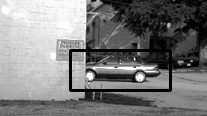
#> input picture 2016_MIT/HOG_SVM/data/images/test-im-1-nms.png, 207 x 116 px, given in place of the camera
$ python main.py --folder_name ../HOG_SVM/data/images   (Python 2 division)   (older library calls are emulated)
#> lines starting #> are read from the running program, lines starting #| are printed output that depends on the picture; after the words box and inside, x2 and y2 are one past the last pixel; in counts of white or black regions, pixels touching at a corner belong together
### 2016_MIT/Simple_Detection/motion_dictionary.py


class Motion_Dictionary():
	def __init__(self):
		self.motionDictionary ={}

		self.motionDictionary['Moving Down-Left' ]  = 1
		self.motionDictionary['Moving Down'      ]  = 2
		self.motionDictionary['Moving Down-Right']  = 3
		self.motionDictionary['Moving Left'      ]  = 4
		self.motionDictionary['Stationary'       ]  = 5
		self.motionDictionary['Moving Right'     ]  = 6
		self.motionDictionary['Moving Up-Left'   ]  = 7
		self.motionDictionary['Moving Up'        ]  = 8
		self.motionDictionary['Moving Up-Right'  ]  = 9

	# [4 lines left out: function check, not called in this run]


class Motion_3D_Dictionary():
	# [38 lines left out: functions __init__, check, not called in this run]

### 2016_MIT/Simple_Detection/path_dictionary.py
__author__ = '''Kent (Jin-Chun Chiu)'''

import numpy as np
from scipy.spatial.distance import euclidean
from fastdtw import fastdtw

##################################
# [*] Path Interpretation        #
##################################
#   up-left     up    up-right   #
#          7:14    8    9:15     #
#     left 4    5    6:0 right   #
#          1:11   2:10  3:13     #
# down-left    down   down-right #
##################################

class Path_DTW_Dictionary():
	def __init__(self):
		self.pathDictionary ={}
		# you could pre-difined some pattern there

		#self.pathDictionary['Slow Moving Down-Left'   ]  = [1,1,1,1,1,1,1,1]
		#self.pathDictionary['Slow Moving Down'        ]  = [2,2,2,2,2,2,2,2]
		#self.pathDictionary['Slow Moving Down-Right'  ]  = [3,3,3,3,3,3,3,3]
		#self.pathDictionary['Slow Moving Left'        ]  = [4,4,4,4,4,4,4,4]
		self.pathDictionary['Keeping Stationary'      ]  = [5,5,5,5,5,5,5,5]
		#self.pathDictionary['Slow Moving Right'       ]  = [6,6,6,6,6,6,6,6]
		#self.pathDictionary['Slow Moving Up-Left'     ]  = [7,7,7,7,7,7,7,7]
		#self.pathDictionary['Slow Moving Up'          ]  = [8,8,8,8,8,8,8,8]
		#self.pathDictionary['Slow Moving Up-Right'    ]  = [9,9,9,9,9,9,9,9]

		self.pathDictionary['Clockwise Circle'        ]  = [8,15,6,13,10,11,4,14]
		self.pathDictionary['Clockwise Circle.'       ]  = [15,6,13,10,11,4,14,8]
		self.pathDictionary['Clockwise Circle..'      ]  = [6,13,10,11,4,14,8,15]
		self.pathDictionary['Clockwise Circle...'     ]  = [13,10,11,4,14,8,15,6]
		self.pathDictionary['Clockwise Circle....'    ]  = [10,11,4,14,8,15,6,13]
		self.pathDictionary['Clockwise Circle....'    ]  = [11,4,14,8,15,6,13,10]
		self.pathDictionary['Clockwise Circle.....'   ]  = [4,14,8,15,6,13,10,11]
		self.pathDictionary['Clockwise Circle......'  ]  = [14,8,15,6,13,10,11,4]

		self.pathDictionary['Conter Clockwise Circle' ]  = [14,4,11,10,13,6,15,8]
		self.pathDictionary['Conter Clockwise Circle.' ]  = [4,11,10,13,6,15,8,14]
		self.pathDictionary['Conter Clockwise Circle..' ]  = [11,10,13,6,15,8,14,4]
		self.pathDictionary['Conter Clockwise Circle...' ]  = [10,13,6,15,8,14,4,11]
		self.pathDictionary['Conter Clockwise Circle....' ]  = [13,6,15,8,14,4,11,10]
		self.pathDictionary['Conter Clockwise Circle.....' ]  = [6,15,8,14,4,11,10,13]
		self.pathDictionary['Conter Clockwise Circle......' ]  = [15,8,14,4,11,10,13,6]
		self.pathDictionary['Conter Clockwise Circle.......' ]  = [8,14,4,11,10,13,6,15]


		self.pathDictionary['Horizontal Wave'         ]  = [4,0,4,0]
		self.pathDictionary['Vertical Wave'           ]  = [10,8,10,8]

	# [57 lines left out: functions search, search2, not called in this run]

### 2016_MIT/Simple_Detection/main.py
# USAGE
# python recognize.py --bounding-box "10,350,225,590"

# import the necessary packages
import numpy as np
import argparse
import imutils
import cv2
import motion_interpretation
from scipy.stats.mstats import mode as statics_mode
from motion_dictionary import Motion_Dictionary
from path_dictionary import Path_DTW_Dictionary
import fastdtw
import time

def get_args():
    '''This function parses and return arguments passed in'''
    # Assign description to the help doc
    parser = argparse.ArgumentParser(
        description=''' Script read both depth and rgb frames from kinetic
        and save them in Assigned Folder''')
    # Add arguments
    parser.add_argument(
        '-fn', '--folder_name', type=str, help='file name.txt', required=True)
    # Array for all arguments passed to script
    args = parser.parse_args()
    # Assign args to variables
    folder_name = args.folder_name
    # Return all variable values
    return folder_name

def sequence_container(inPut, seqLen):
    '''
    1. inPut = list or tuple or .... anything with len(),
    2. seqLen = limit the len,
    3. Use Scenario :
    '''
    if len(inPut)>seqLen:
        for i in range(seqLen):
            inPut[i]=inPut[i+1]
        del inPut[-1]
        return inPut
    else :
        return inPut

def red_finder(img):
    lowerBound = np.array([0,0,100])
    upperBound = np.array([62,62,255])
    # [*] Use RGB model
    mask = cv2.inRange(img, lowerBound, upperBound)
    # [*] Mask already be binary_picture .....

    # [*] Turn Gray
    gray = cv2.cvtColor(mask, cv2.COLOR_BAYER_GB2GRAY)
    blurred=cv2.blur(gray,(5,5))
    # Set 200, more than 200 ---> asain to 255
    (_, thresh) = cv2.threshold(blurred, 200, 255, cv2.THRESH_BINARY)
    kernel = cv2.getStructuringElement(cv2.MORPH_RECT, (3, 3))
    closed = cv2.morphologyEx(thresh, cv2.MORPH_CLOSE, kernel)
    # [*] MORPH_OPEN - an opening operation
    # [*] MORPH_CLOSE - a closing operation
    # [*] MORPH_GRADIENT - a morphological gradient
    # [*] MORPH_TOPHAT - 'top hat'
    # [*] MORPH_BLACKHAT - 'black hat'
    # [*] MORPH_HITMISS - 'hit and miss'
    # perform a series of erosions and dilations
    closed = cv2.erode(closed, None, iterations = 4)
    closed = cv2.dilate(closed, None, iterations = 4)
    return closed

def find_coutur_record(img):
	(_, cnts, _) = cv2.findContours(img.copy(), cv2.RETR_LIST, cv2.CHAIN_APPROX_SIMPLE)
	#
	clone = img.copy()
	cnts = sorted(cnts, key=cv2.contourArea, reverse=True)[:1]
	cv2.drawContours(clone, cnts, -1, (0, 255, 0), 2)
	cx = 0
	cy = 0
	if len(cnts)>0 :
		M = cv2.moments(cnts[-1])
		cx = int(M['m10']/M['m00'])
		cy = int(M['m01']/M['m00'])
	return clone,(cx,cy)

def from_cnt_cental(cnts):
	M = cv2.moments(cnts)
	cx = int(M['m10']/M['m00'])
	cy = int(M['m01']/M['m00'])
	return (cx,cy)


# Get the varoable from command line
folder_name=get_args()


camera = cv2.VideoCapture(0)

# initialize the total number of frames read thus far, a bookkeeping variable used to
# keep track of the number of consecutive frames a gesture has appeared in, along
# with the values recognized by the gesture detector
numFrames = 0
gesture = None
values = []
motionALL = []
motionSeq = []
motionLikehoodSeq = []
Dictionary = Motion_Dictionary()
PathDictionary = Path_DTW_Dictionary()
#init
PathRegStr = "None"
# keep looping
while True:
	# grab the current frame
	(grabbed, frame) = camera.read()
#> frame is the input picture: shape (116, 207, 3); min 0, max 255, mean 124.1
	# resize the frame and flip it so the frame is no longer a mirror view
	frame = imutils.resize(frame, width=600)
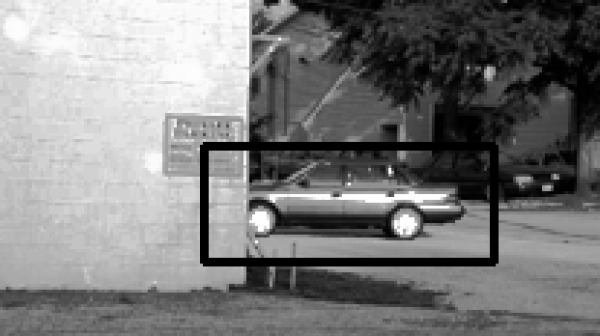
#> frame: shape (336, 600, 3); min 0, max 255, mean 124
	frame = cv2.flip(frame, 1)
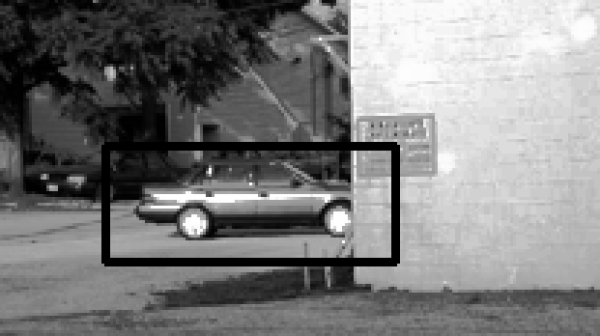
#> frame: shape (336, 600, 3); min 0, max 255, mean 124
	clone = frame.copy()
	(frameH, frameW) = frame.shape[:2]
#> frameH = 336; frameW = 600

	# extract the ROI, passing in right:left since the image is mirrored, then
	# blur it slightly
	roi = frame#[top:bot, right:left]
	#-------------------------------------#
	# Recognition or Tracking or Matching #
	#-------------------------------------#

	gray = cv2.cvtColor(roi, cv2.COLOR_BGR2GRAY)
	gray = cv2.GaussianBlur(gray, (5, 5), 0)

	img_red = red_finder(frame)
#> in red_finder, `mask = cv2.inRange(img, lowerBound, upperBound)`: mask: shape (336, 600); every value is 0
	img_red_check, point = find_coutur_record(img_red)
#> in find_coutur_record, `(_, cnts, _) = cv2.findContours(img.copy(), cv2.RETR_LIST, cv2.CHAIN_A..`: cnts = []
#> point = (0, 0)

	#------------------------#
	# After point extraction #
	#------------------------#
	# print point
	if point[0] != 0 and point[1] != 0:
	# process motion.interpreter
		if len(values)>2:
			last_point = values[-1][1]
			tmp_motion = motion_interpretation.interpreter(last_point,point)

			#
			motionALL.append(tmp_motion) # this is all motion
			motionSeq.append(tmp_motion) # this is time-segment motion
			# Compute the max_Likelihood
			motionSeq      = sequence_container(motionSeq,10)
			motionLikehood = statics_mode(motionSeq)[0]
			motionLikehoodSeq.append(motionLikehood)

			motionStr      = Dictionary.check(motionLikehood)

			print motionStr
			# %.2f = float with 2 dicimal
			cv2.putText(img_red_check, "The Hand is : %s" % (motionStr), (20, 20), cv2.FONT_HERSHEY_SIMPLEX, 0.75, (255, 255, 255), 3)
			if len(motionLikehoodSeq)>10:
				# put it in small LSTM or RNN for NPL
				# put it into DTW search/match
				PathRegStr_tmp = PathDictionary.search(motionLikehoodSeq[-10:])
				if PathRegStr_tmp == 'None':
					pass
				else:
					PathRegStr = PathRegStr_tmp
				pass # do some 3rd Recognition

		# update the whole_value
		values.append([numFrames,point])

		# [*] show the frame to our screen
	##cv2.imshow("Frame", clone)
	##cv2.imshow("red_finder", img_red)
	cv2.putText(img_red_check, "Last Path-Recog. : %s" % (PathRegStr), (20, 40), cv2.FONT_HERSHEY_SIMPLEX, 0.75, (255, 255, 255), 3)
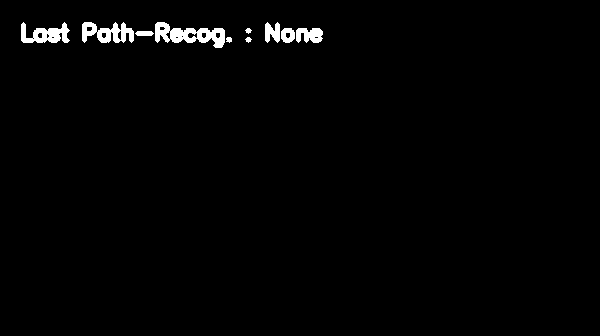
#> img_red_check: shape (336, 600); 1.5% white; 10 white regions, largest, box (x1, y1, x2, y2) and area: (155, 22, 225, 48) 917, (82, 22, 134, 43) 656, (21, 22, 70, 43) 594
	cv2.imshow("Cou", img_red_check)
	##cv2.imshow("CheckHSV", img_check)

	numFrames += 1
	key = cv2.waitKey(1) & 0xFF
#> (key q is pressed here)
	# if the 'q' key is pressed, stop the loop
	if key == ord("q"):
		break

with open(folder_name, 'w') as f:
    for s in values:
    	s = str(s)
        f.write(s + '\n')

#with open(the_filename, 'r') as f:
#    my_list = [line.rstrip('\n') for line in f]

# cleanup the camera and close any open windows
camera.release()
cv2.destroyAllWindows()

$ run again, on 2016_MIT/HOG_SVM/data/images/test-im-2-nms.png
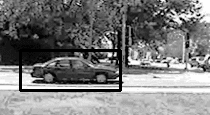
#> input picture 2016_MIT/HOG_SVM/data/images/test-im-2-nms.png, 210 x 115 px, given in place of the camera
#> frame is the input picture: shape (115, 210, 3); min 0, max 254, mean 123.2
#> `gray = cv2.GaussianBlur(gray, (5, 5), 0)`:
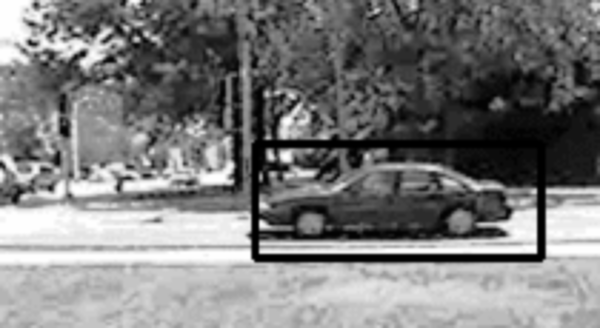
#> gray: shape (328, 600); min 0, max 254, mean 123.3
#> mask: shape (328, 600); every value is 0
#> cnts = []
#> point = (0, 0)
#> `cv2.putText(img_red_check, "Last Path-Recog. : %s" % (PathRegStr), (20..`:
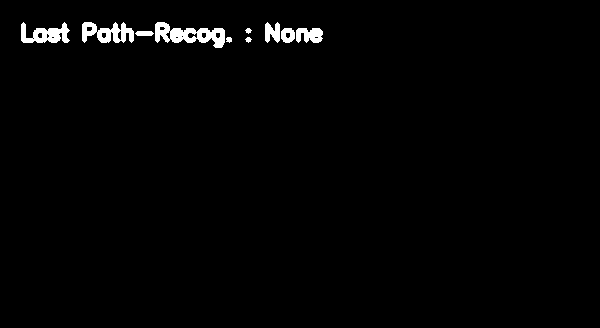
#> img_red_check: shape (328, 600); 1.5% white; 10 white regions, largest, box (x1, y1, x2, y2) and area: (155, 22, 225, 48) 917, (82, 22, 134, 43) 656, (21, 22, 70, 43) 594

$ run again, on 2016_MIT/HOG_SVM/data/images/test-im-3-nms.png
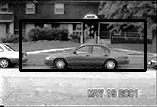
#> input picture 2016_MIT/HOG_SVM/data/images/test-im-3-nms.png, 157 x 107 px, given in place of the camera
#> frame is the input picture: shape (107, 157, 3); min 0, max 251, mean 119.9
#> `frame = cv2.flip(frame, 1)`:
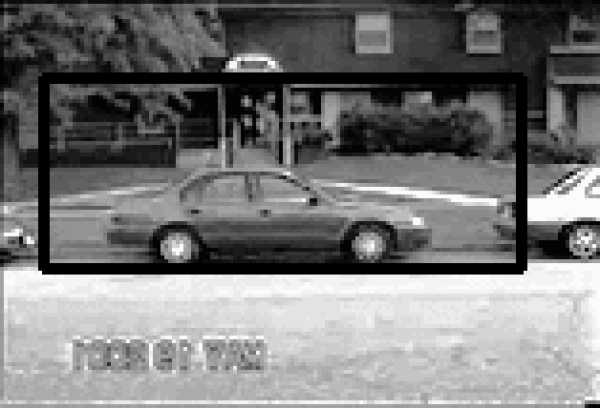
#> frame: shape (408, 600, 3); min 0, max 251, mean 119.9
#> mask: shape (408, 600); every value is 0
#> cnts = []
#> point = (0, 0)
#> `cv2.putText(img_red_check, "Last Path-Recog. : %s" % (PathRegStr), (20..`:
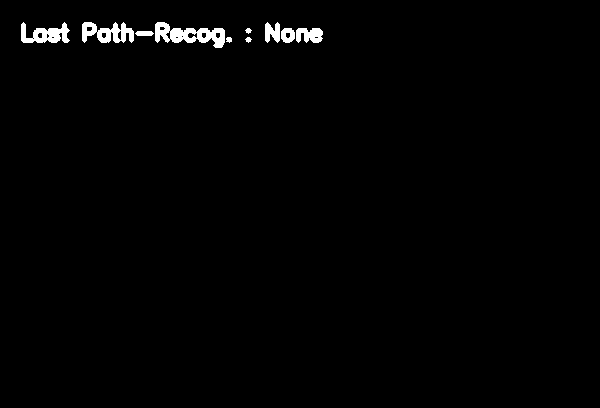
#> img_red_check: shape (408, 600); 1.2% white; 10 white regions, largest, box (x1, y1, x2, y2) and area: (155, 22, 225, 48) 917, (82, 22, 134, 43) 656, (21, 22, 70, 43) 594

$ run again, on 2016_MIT/HOG_SVM/data/images/test-im-4-nms.png
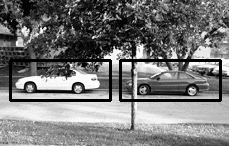
#> input picture 2016_MIT/HOG_SVM/data/images/test-im-4-nms.png, 229 x 146 px, given in place of the camera
#> frame is the input picture: shape (146, 229, 3); min 0, max 251, mean 119.9
#> `gray = cv2.GaussianBlur(gray, (5, 5), 0)`:
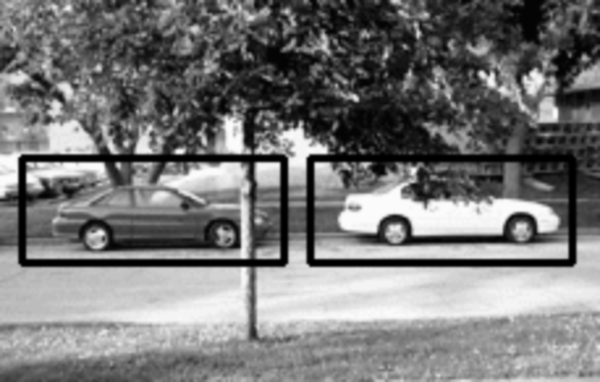
#> gray: shape (382, 600); min 0, max 251, mean 119.8
#> mask: shape (382, 600); every value is 0
#> cnts = []
#> point = (0, 0)
#> `cv2.putText(img_red_check, "Last Path-Recog. : %s" % (PathRegStr), (20..`:
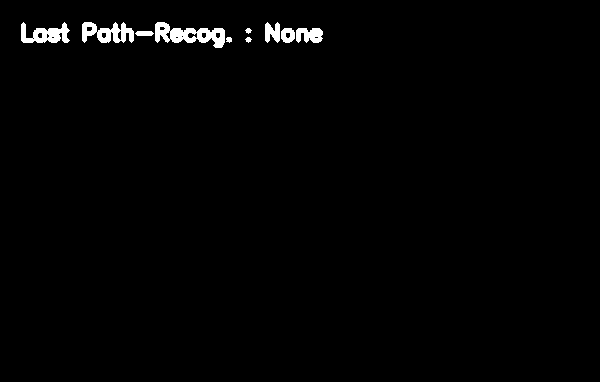
#> img_red_check: shape (382, 600); 1.3% white; 10 white regions, largest, box (x1, y1, x2, y2) and area: (155, 22, 225, 48) 917, (82, 22, 134, 43) 656, (21, 22, 70, 43) 594
